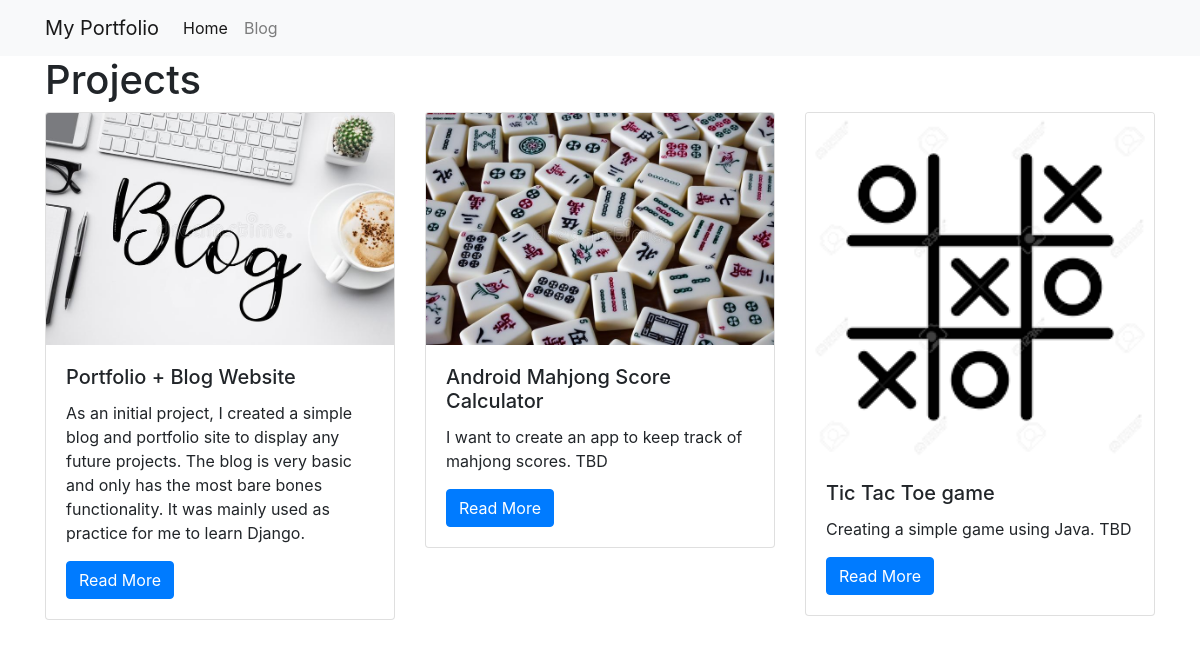
/projects/, run on the app's committed database.
### projects/models.py (models this page shows)
class Project(models.Model):
    title = models.CharField(max_length=100)
    description = models.TextField()
    technology = models.CharField(max_length=20)
    image = models.ImageField(upload_to='img')

### projects/views.py (the view)
# urls.py: path("", views.project_index, name="project_index"),
def project_index(request):
    projects = Project.objects.all()
    context = {
        'projects': projects
    }
    return render(request, 'project_index.html', context)

### projects/templates/project_index.html
{% extends "base.html" %}
{% load static %}
{% block page_content %}
<h1>Projects</h1>
<div class="row">
    {% for project in projects %}
    <div class="col-md-4">
        <div class="card mb-2">
            <img class="card-img-top" src="{{ project.image.url }}">
            <div class="card-body">
                <h5 class="card-title">{{ project.title }}</h5>
                <p class="card-text">{{ project.description }}</p>
                <a href="{% url 'project_detail' project.pk %}" class="btn btn-primary">
                    Read More
                </a>
            </div>
        </div>
    </div>
    {% endfor %}
</div>
{% endblock %}

### personal_portfolio/templates/base.html (shortened to what this page needs)
<link rel="stylesheet" href="https://stackpath.bootstrapcdn.com/bootstrap/4.1.3/css/bootstrap.min.css">
<nav class="navbar navbar-expand-lg navbar-light bg-light">
    <div class="container">
        <a class="navbar-brand" href="{% url 'project_index' %}">My Portfolio</a>
        <div class="collapse navbar-collapse" id="navbarSupportedContent">
          <ul class="navbar-nav mr-auto">
            <li class="nav-item active">
              <a class="nav-link" href="{% url 'project_index' %}">Home</a>
            </li>
            <li class="nav-item">
              <a class="nav-link" href="{% url 'blog_index' %}">Blog</a>
            </li>
          </ul>
        </div>
    </div>
</nav>
<div class="container">
    {% block page_content %}{% endblock %}
</div>

### data on the page
Project: image (picture), title "Portfolio + Blog Website", description "As an initial project, I created a simple blog and portfolio site to display any future projects. The blog is very basic and only has the most bare bones functionality. It was mainly used as practice for me to learn Django."
Project: image (picture), title "Android Mahjong Score Calculator", description "I want to create an app to keep track of mahjong scores. TBD"
Project: image (picture), title "Tic Tac Toe game", description "Creating a simple game using Java. TBD"
